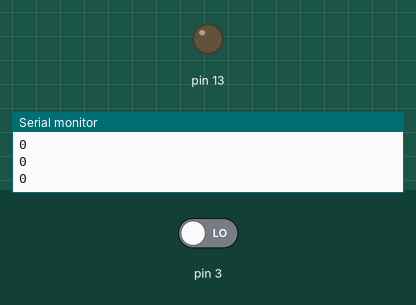
This sketch was run on a simulated Arduino Uno, built with avr-gcc and run on an emulated ATmega328P. On the bench: output pins drawn as LEDs (lit = HIGH), the last lines printed to the serial monitor. Inputs (shaded band) come from the test bench; at power-on: pin 3 LOW.

Above: at 1.2 s.
1.3 s: pin 3 driven HIGH
At 1.6 s:
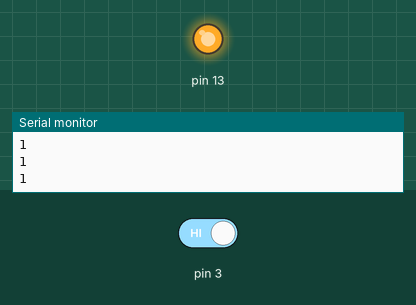
2.8 s: pin 3 driven LOW
At 4.1 s:
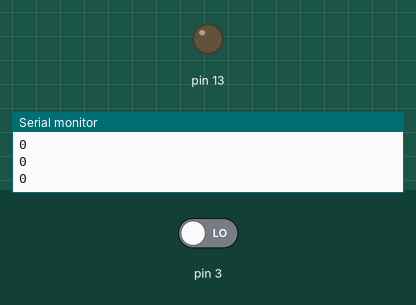
Timing chart, 0 to 5.8 s (numbered marks = the images above; inputs shaded):
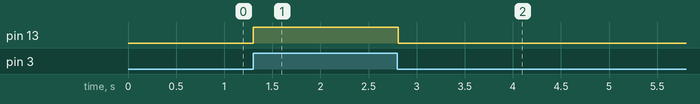

The sketch:

ir_sensor.ino
```cpp
int value=0;
void setup() {
  // put your setup code here, to run once:
  pinMode(13,OUTPUT);
  pinMode(3,INPUT);
  Serial.begin(9600);

}

void loop()
{
  value=digitalRead(3);
   Serial.println(value);
  if(digitalRead(3)==true)
  {
   digitalWrite(13,HIGH);

   delay(10);
    }
    else
    {
     digitalWrite(13,LOW);
     delay(10);
      }

}
```

Measured:
- after the input at 1.3 s, pin 13: LOW → HIGH at once
- after the input at 2.8 s, pin 13: HIGH → LOW at once
